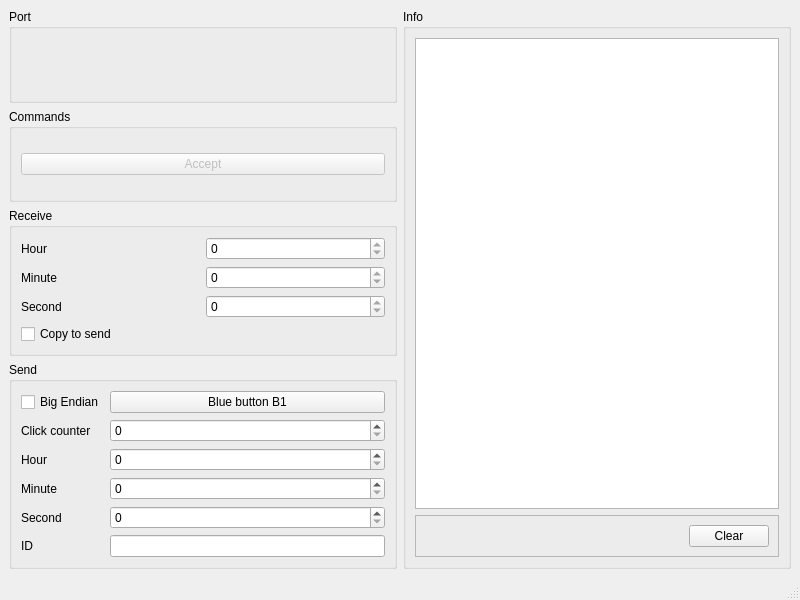
<?xml version="1.0" encoding="UTF-8"?>
<ui version="4.0">
 <class>SlaveForm</class>
 <widget class="QMainWindow" name="SlaveForm">
  <property name="geometry">
   <rect>
    <x>0</x>
    <y>0</y>
    <width>800</width>
    <height>600</height>
   </rect>
  </property>
  <property name="windowTitle">
   <string>But-Time Slave</string>
  </property>
  <widget class="QWidget" name="centralwidget">
   <layout class="QGridLayout" name="gridLayout_4">
    <item row="0" column="0">
     <widget class="QGroupBox" name="gbPort">
      <property name="title">
       <string>Port</string>
      </property>
      <layout class="QGridLayout" name="gridLayout"/>
     </widget>
    </item>
    <item row="1" column="0">
     <widget class="QGroupBox" name="groupBox">
      <property name="title">
       <string>Commands</string>
      </property>
      <layout class="QHBoxLayout" name="horizontalLayout">
       <item>
        <widget class="QPushButton" name="butAccept">
         <property name="enabled">
          <bool>false</bool>
         </property>
         <property name="text">
          <string>Accept</string>
         </property>
        </widget>
       </item>
      </layout>
     </widget>
    </item>
    <item row="3" column="0">
     <widget class="QGroupBox" name="groupBox_3">
      <property name="title">
       <string>Send</string>
      </property>
      <layout class="QGridLayout" name="gridLayout_3">
       <item row="0" column="0">
        <widget class="QCheckBox" name="chkIsBigEndian">
         <property name="text">
          <string>Big Endian</string>
         </property>
        </widget>
       </item>
       <item row="1" column="0">
        <widget class="QLabel" name="label_7">
         <property name="text">
          <string>Click counter</string>
         </property>
        </widget>
       </item>
       <item row="1" column="1">
        <widget class="QSpinBox" name="sbClickCount">
         <property name="maximum">
          <number>255</number>
         </property>
        </widget>
       </item>
       <item row="2" column="0">
        <widget class="QLabel" name="label_5">
         <property name="text">
          <string>Hour</string>
         </property>
        </widget>
       </item>
       <item row="2" column="1">
        <widget class="QSpinBox" name="sbOutHour">
         <property name="maximum">
          <number>255</number>
         </property>
        </widget>
       </item>
       <item row="3" column="0">
        <widget class="QLabel" name="label_6">
         <property name="text">
          <string>Minute</string>
         </property>
        </widget>
       </item>
       <item row="3" column="1">
        <widget class="QSpinBox" name="sbOutMinute">
         <property name="maximum">
          <number>255</number>
         </property>
        </widget>
       </item>
       <item row="4" column="0">
        <widget class="QLabel" name="label_4">
         <property name="text">
          <string>Second</string>
         </property>
        </widget>
       </item>
       <item row="4" column="1">
        <widget class="QSpinBox" name="sbOutSecond">
         <property name="maximum">
          <number>255</number>
         </property>
        </widget>
       </item>
       <item row="5" column="0">
        <widget class="QLabel" name="label_8">
         <property name="text">
          <string>ID</string>
         </property>
        </widget>
       </item>
       <item row="5" column="1">
        <widget class="QLineEdit" name="leMcuId">
         <property name="readOnly">
          <bool>false</bool>
         </property>
        </widget>
       </item>
       <item row="0" column="1">
        <widget class="QPushButton" name="butBlueButton">
         <property name="text">
          <string>Blue button B1</string>
         </property>
         <property name="checkable">
          <bool>true</bool>
         </property>
         <property name="checked">
          <bool>false</bool>
         </property>
        </widget>
       </item>
      </layout>
     </widget>
    </item>
    <item row="2" column="0">
     <widget class="QGroupBox" name="groupBox_2">
      <property name="title">
       <string>Receive</string>
      </property>
      <layout class="QGridLayout" name="gridLayout_2">
       <item row="1" column="1">
        <widget class="QSpinBox" name="sbInMinute">
         <property name="readOnly">
          <bool>true</bool>
         </property>
         <property name="maximum">
          <number>59</number>
         </property>
        </widget>
       </item>
       <item row="2" column="0">
        <widget class="QLabel" name="label_3">
         <property name="text">
          <string>Second</string>
         </property>
        </widget>
       </item>
       <item row="2" column="1">
        <widget class="QSpinBox" name="sbInSecond">
         <property name="readOnly">
          <bool>true</bool>
         </property>
         <property name="maximum">
          <number>59</number>
         </property>
        </widget>
       </item>
       <item row="0" column="1">
        <widget class="QSpinBox" name="sbInHour">
         <property name="readOnly">
          <bool>true</bool>
         </property>
         <property name="maximum">
          <number>23</number>
         </property>
        </widget>
       </item>
       <item row="0" column="0">
        <widget class="QLabel" name="label">
         <property name="text">
          <string>Hour</string>
         </property>
        </widget>
       </item>
       <item row="1" column="0">
        <widget class="QLabel" name="label_2">
         <property name="text">
          <string>Minute</string>
         </property>
        </widget>
       </item>
       <item row="3" column="0">
        <widget class="QCheckBox" name="chkCopyToSend">
         <property name="text">
          <string>Copy to send</string>
         </property>
        </widget>
       </item>
      </layout>
     </widget>
    </item>
    <item row="0" column="1" rowspan="4">
     <widget class="QGroupBox" name="groupBox_4">
      <property name="title">
       <string>Info</string>
      </property>
      <layout class="QVBoxLayout" name="verticalLayout">
       <item>
        <widget class="QPlainTextEdit" name="plainTextEdit"/>
       </item>
       <item>
        <widget class="QFrame" name="frame">
         <property name="frameShape">
          <enum>QFrame::StyledPanel</enum>
         </property>
         <property name="frameShadow">
          <enum>QFrame::Raised</enum>
         </property>
         <layout class="QHBoxLayout" name="horizontalLayout_2">
          <item>
           <spacer name="horizontalSpacer">
            <property name="orientation">
             <enum>Qt::Horizontal</enum>
            </property>
            <property name="sizeHint" stdset="0">
             <size>
              <width>40</width>
              <height>20</height>
             </size>
            </property>
           </spacer>
          </item>
          <item>
           <widget class="QPushButton" name="butClear">
            <property name="text">
             <string>Clear</string>
            </property>
           </widget>
          </item>
         </layout>
        </widget>
       </item>
      </layout>
     </widget>
    </item>
   </layout>
  </widget>
  <widget class="QMenuBar" name="menubar">
   <property name="geometry">
    <rect>
     <x>0</x>
     <y>0</y>
     <width>800</width>
     <height>21</height>
    </rect>
   </property>
  </widget>
  <widget class="QStatusBar" name="statusbar"/>
 </widget>
 <resources/>
 <connections/>
</ui>
